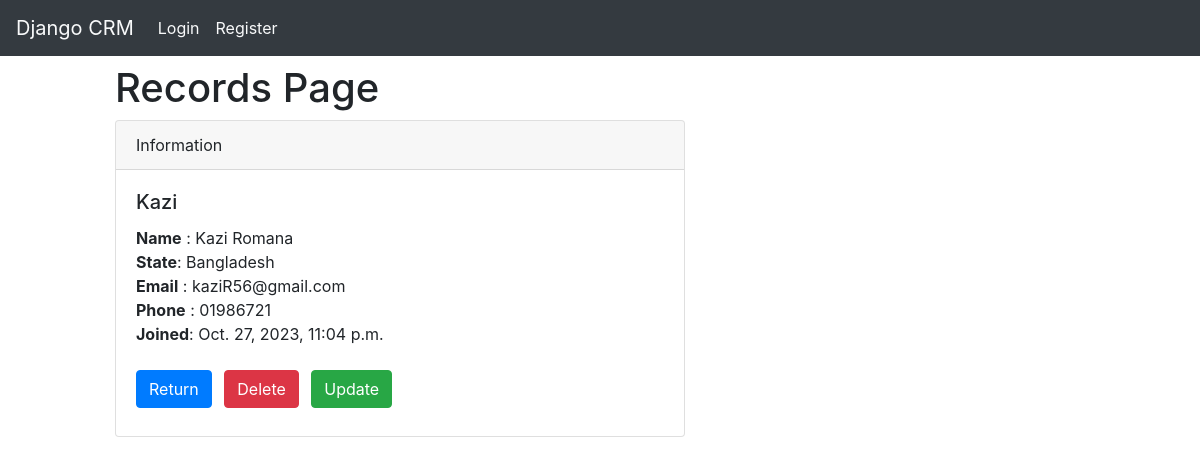
The app's page /record/2 with its own data.
### myCRM/models.py (models this page shows)
class Record(models.Model):
    created_at = models.DateTimeField(auto_now_add=True)
    first_name = models.CharField(max_length=20)
    last_name = models.CharField(max_length=30)
    usermail = models.EmailField(max_length=30)
    phone = models.CharField(max_length=12)
    city = models.CharField(max_length=20)
    state = models.CharField(max_length=25)

### myCRM/views.py (the view)
# urls.py: path('record/<int:pk>',views.customer_record, name='record'),
def customer_record(request,pk):
    if User.is_authenticated:
        customer_record  = Record.objects.get(id=pk)
        return render(request, 'record.html', {'customer_record': customer_record})
    else:
        messages.success(request, 'Failed to find the account')
        return redirect('homepage')

### myCRM/templates/record.html
{% extends "base.html" %} {% block content %}
<h1 class="col-5 offset-1 my-2">Records Page</h1>
<div class="col-6 offset-1">
  <div class="card">
    <div class="card-header">Information</div>
    <div class="card-body">
      <h5 class="card-title">{{customer_record.first_name}}</h5>
      <p class="card-text">
        <strong>Name</strong> : {{customer_record.first_name}}
        {{customer_record.last_name}}<br />
        <strong>State</strong>: {{customer_record.state}}
        <strong><br />Email</strong> : {{customer_record.usermail}}
        <strong><br />Phone</strong> : {{customer_record.phone}}
        <strong><br />Joined</strong>: {{customer_record.created_at}}
      </p>
      <a href="{% url 'homepage' %}" class="btn btn-primary mx-0 my-2"
        >Return</a
      >
      <a
        href="{% url 'delete_record' customer_record.id %}"
        class="btn btn-danger mx-2 my-2"
        >Delete</a
      >
      <a
        href="{% url 'update_record' customer_record.id %}"
        class="btn btn-success mx-0 my-2"
        >Update</a
      >
    </div>
  </div>
</div>
{% endblock content %}

### records on screen
Record: first_name "Kazi", last_name "Romana", state "Bangladesh", usermail "kaziR56@gmail.com", phone "01986721", created_at "Oct. 27, 2023, 11:04 p.m."
